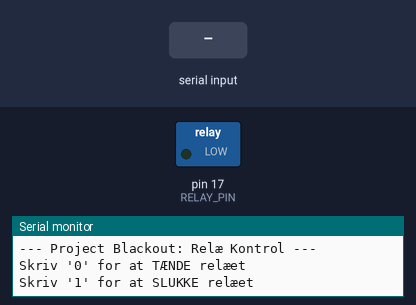
The sketch below on a simulated Arduino Uno, built with avr-gcc and run on an emulated ATmega328P. Shown: switched loads named in the sketch (green lamp = pin HIGH), the last lines printed to the serial monitor. The test bench sets the inputs (shaded band).

Above: at 1.2 s.
1.3 s: "0" received over Serial
At 2.5 s:
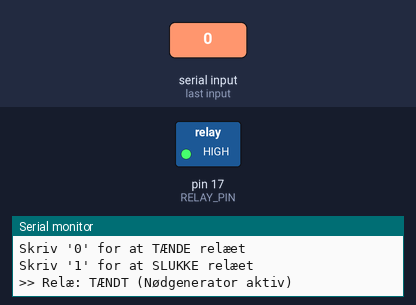
2.8 s: "1" received over Serial
At 3.7 s:
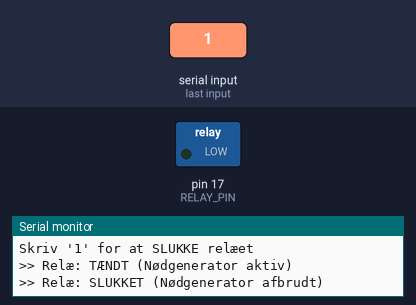
Timing chart, 0 to 5.8 s (numbered marks = the images above; inputs shaded):
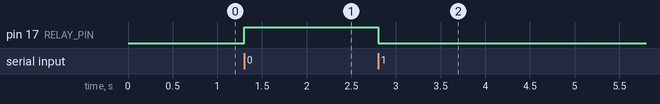

The sketch:

RelayTest.ino
```cpp
#define RELAY_PIN 17  // Jeres valgte G17 pin

void setup() {
  // Initialiser seriel kommunikation med 115200 baud
  Serial.begin(115200);

  // Konfigurer relæ-pinden
  pinMode(RELAY_PIN, OUTPUT);

  // Start med relæet tændt - Relæet har her en Active-LOW logik
  digitalWrite(RELAY_PIN, LOW);

  Serial.println("--- Project Blackout: Relæ Kontrol ---");
  Serial.println("Skriv '0' for at TÆNDE relæet");
  Serial.println("Skriv '1' for at SLUKKE relæet");
}

void loop() {
  // Tjek om der er sendt data til terminalen
  // 21: Læs det indkommende tegn
  if (Serial.available() > 0) {
    char incomingByte = Serial.read();

    if (incomingByte == '0') {
      digitalWrite(RELAY_PIN, HIGH);
      Serial.println(">> Relæ: TÆNDT (Nødgenerator aktiv)");
    }
    else if (incomingByte == '1') {
      digitalWrite(RELAY_PIN, LOW);
      Serial.println(">> Relæ: SLUKKET (Nødgenerator afbrudt)");
    }
  }
}
```

Measured:
- after the input at 1.3 s, pin 17 (RELAY_PIN): LOW → HIGH at once
- after the input at 2.8 s, pin 17 (RELAY_PIN): HIGH → LOW at once
